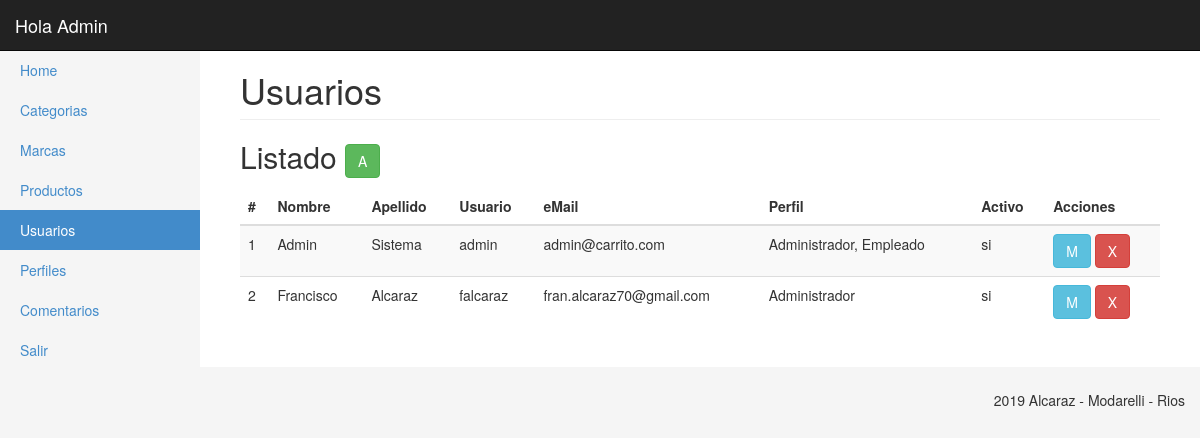
/_admin/usuarios.php (signed in), run on an earlier commit of the app's database.
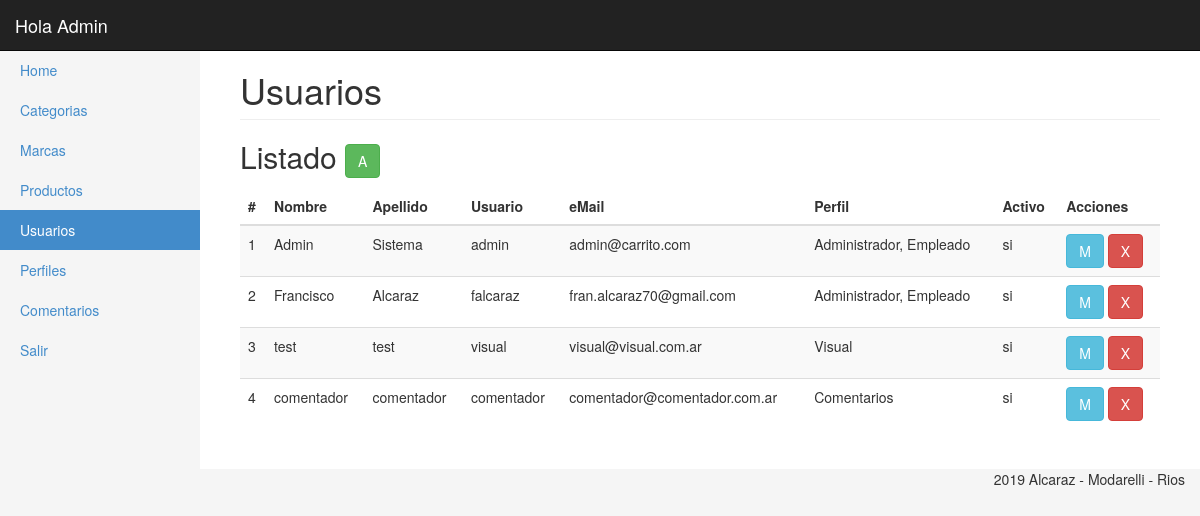
And on a later commit of the database.
### tables this page shows
CREATE TABLE `usuarios` (
  `id_usuario` int(11) NOT NULL,
  `nombre` varchar(100) NOT NULL,
  `apellido` varchar(100) NOT NULL,
  `usuario` varchar(20) NOT NULL,
  `clave` varchar(50) NOT NULL,
  `email` varchar(100) NOT NULL,
  `tipo` int(2) NOT NULL,
  `activo` tinyint(1) NOT NULL,
  `salt` varchar(50) NOT NULL
);

### _admin/clases/usuarios.php (called while the page is built, shortened)
<?
Class Usuario{
	private $con;
	public function __construct($con){
		$this->con = $con;
	}
	public function getList(){
		$query = "SELECT id_usuario,nombre,apellido,email,usuario,clave,activo
		           FROM usuarios ";
		$resultado = array();
		foreach($this->con->query($query) as $key=>$usuario){
			$resultado[$key] = $usuario;
			$sql = 'SELECT nombre
					  FROM perfil
					  INNER JOIN usuarios_perfiles ON (usuarios_perfiles.perfil_id = perfil.id)
					  WHERE usuarios_perfiles.usuario_id = '.$usuario['id_usuario'];
			foreach($this->con->query($sql) as $key2=>$perfil){
				$resultado[$key]['perfiles'][$key2] = $perfil['nombre'];
			}
		}
            return $resultado;
	}
}
?>

### _admin/usuarios.php (the view, shortened to what this page needs)
<?
require('inc/header.php');
?>
<div class="container-fluid">
      <?$userMenu = 'Usuarios';
	include('inc/side_bar.php');
        ?>
        <div class="col-sm-9 col-md-10 main">
		  <h1 class="page-header">
            Usuarios
          </h1>
          <h2 class="sub-header">Listado
		  <?if(in_array('user.add',$_SESSION['usuario']['permisos'])){?>
				<a href="usuarios_ae.php"><button type="button" class="btn btn-success" title="Modificar">A</button></a>
		  <?}?>
		  </h2>
		   <?if(in_array('user.see',$_SESSION['usuario']['permisos'])){?>
			  <div class="table-responsive">
				<table class="table table-striped">
				  <thead>
					<tr>
					  <th>#</th>
					  <th>Nombre</th>
					  <th>Apellido</th>
					  <th>Usuario</th>
					  <th>eMail</th>
					  <th>Perfil</th>
					  <th>Activo</th>
					  <th>Acciones</th>
					</tr>
				  </thead>
				  <tbody>
					<?
						foreach($user->getList() as $usuario){?>
							<tr>
							  <td><?=$usuario['id_usuario'];?></td>
							  <td><?=$usuario['nombre'];?></td>
							  <td><?=$usuario['apellido'];?></td>
							  <td><?=$usuario['usuario'];?></td>
							  <td><?=$usuario['email'];?></td>
							  <td><?=isset($usuario['perfiles'])?implode(', ',$usuario['perfiles']):'No tiene perfiles asignados';?></td>
							  <td><?=($usuario['activo'])?'si':'no';?></td>
							  <td>
								  <?if(in_array('user.edit',$_SESSION['usuario']['permisos'])){?>
										<a href="usuarios_ae.php?edit=<?=$usuario['id_usuario']?>"><button type="button" class="btn btn-info" title="Modificar">M</button></a>
								  <?}?>
								   <?if(in_array('user.del',$_SESSION['usuario']['permisos'])){?>
										<a href="usuarios.php?del=<?=$usuario['id_usuario']?>"><button type="button" class="btn btn-danger" title="Borrar">X</button></a>
								<?}?>
							  </td>
							</tr>
						<?}?>
				  </tbody>
				</table>
			  </div>
 <?}?>
      </div>
	</div>
</div>
<?include('inc/footer.php');?>

What changed in the data, as far as the page shows it:
computed for usuarios "Francisco": perfiles "Administrador" → "Administrador, Empleado"
added usuarios: id_usuario "3", nombre "test", apellido "test", usuario "visual", email "visual@visual.com.ar", perfiles "Visual", activo "si"
added usuarios: id_usuario "4", nombre "comentador", apellido "comentador", usuario "comentador", email "comentador@comentador.com.ar", perfiles "Comentarios", activo "si"
